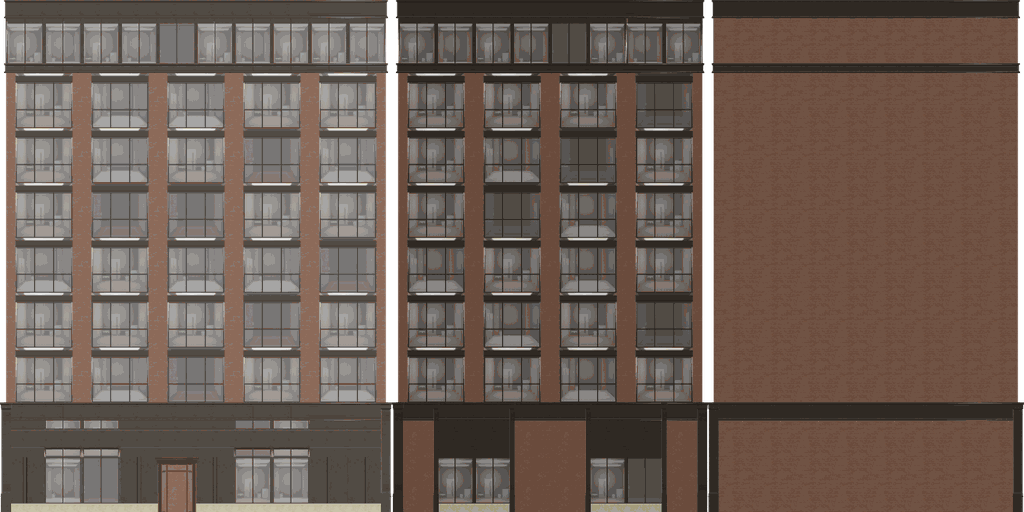
#> input picture tools/assets/impostors/Building_Large_2_atlas.png, 1024 x 512 px; its folder holds 2 pictures in this run
$ python resize_tex.py impostors impostors/Building_Medium_2_001_atlas.png
#> lines starting #> are read from the running program, lines starting #| are printed output that depends on the picture
# Downscale Downtown kit textures for mobile: JPEG 512 (decals: PNG 1024 with alpha).
import os, sys
from PIL import Image

src, dst = sys.argv[1], sys.argv[2]
os.makedirs(dst, exist_ok=True)
for name in sorted(os.listdir(src)):
    if not name.endswith('.png'):
        continue
    im = Image.open(os.path.join(src, name))
#> im is the input picture: PIL image 1024x512 P; mean R, G, B, A 105.4, 89.5, 80.3, 246.8
    base = name[:-4]
    if base == 'T_Street_Decals':
        im.convert('RGBA').resize((1024, 1024), Image.LANCZOS).save(os.path.join(dst, base + '.png'), optimize=True)
    else:
        im.convert('RGB').resize((512, 512), Image.LANCZOS).save(os.path.join(dst, base + '.jpg'), quality=85, optimize=True)
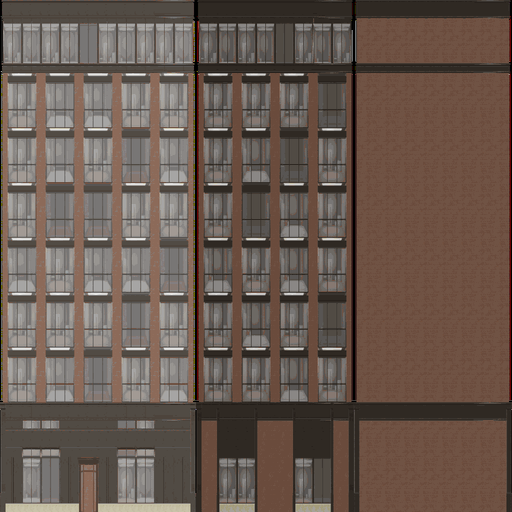
#> saved as Building_Large_2_atlas.jpg: PIL image 512x512 RGB; mean R, G, B 105.5, 89.6, 80.4
    print(name)
#> pass 2 of the loop `for name in sorted(os.listdir(src)):`:
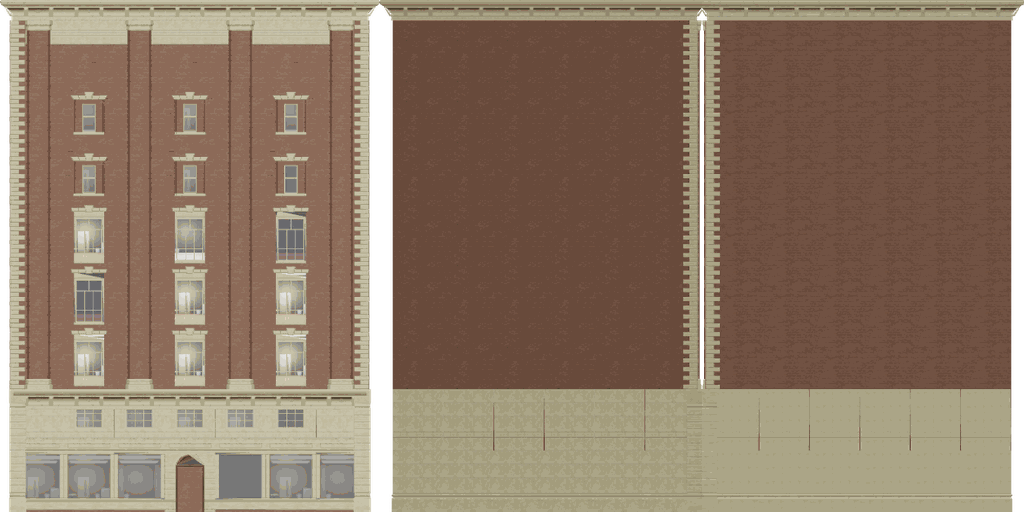
#> input picture tools/assets/impostors/Building_Medium_2_001_atlas.png, 1024 x 512 px
#> im is the input picture: PIL image 1024x512 P; mean R, G, B, A 131.7, 110.4, 91.5, 242.2
#> `im.convert('RGB').resize((512, 512), Image.LANCZOS).save(os.path.join(..`:
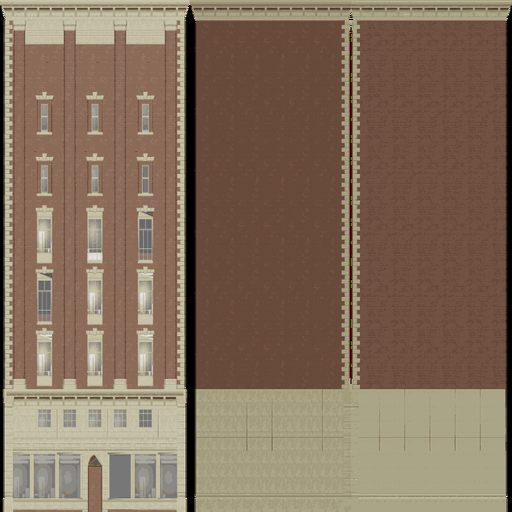
#> saved as Building_Medium_2_001_atlas.jpg: PIL image 512x512 RGB; mean R, G, B 131.7, 110.5, 91.6
